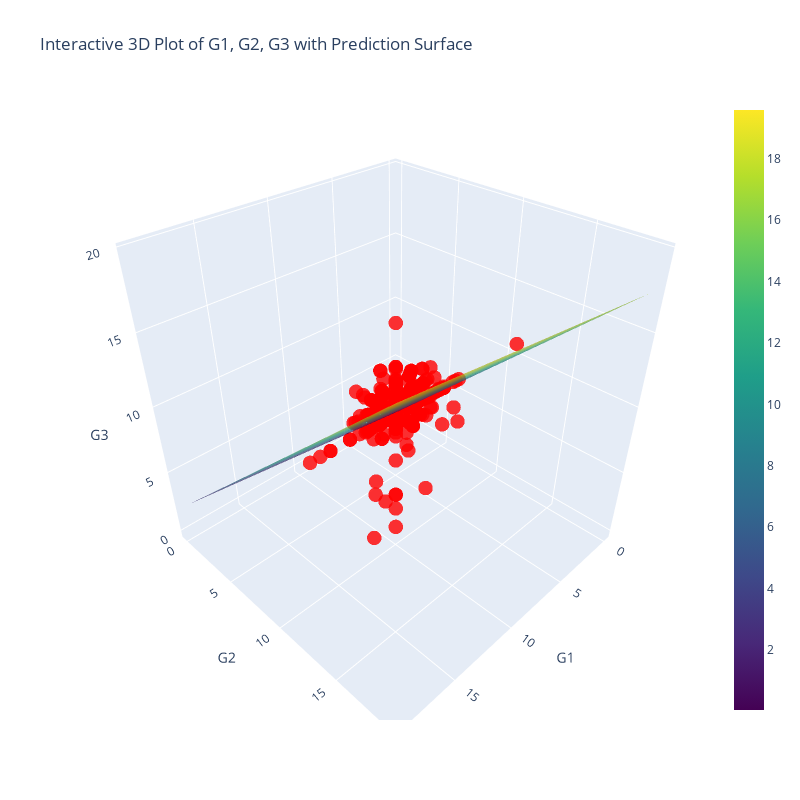

The code cell stored with this chart in its notebook:
### Markdown cell above
So as you can see, by just using two features and linear regression we got 0.81 average R2 score. This is pretty good for the first try, let's plot the training data and our predictions. By the way we will be focusing on the mean cross validation R2 scores to evaluate our trainings in this notebook.

### Code cell
plot3d(X, y,lr_pipeline, features)

### Figure 1 — Plotly figure (JSON) as saved in the notebook; plotly's stock layout.template omitted (floating-point values rounded to 4 significant figures; data arrays with more than 128 entries replaced by an {"elided": "..."} marker saying what was removed)
{"data": [{"marker": {"color": "red", "opacity": 0.8, "size": 5}, "mode": "markers", "name": "Actual Data", "type": "scatter3d", "x": {"elided": "649 int values"}, "y": {"elided": "649 int values"}, "z": {"elided": "649 int values"}}, {"colorscale": [[0, "#440154"], [0.1111, "#482878"], [0.2222, "#3e4989"], [0.3333, "#31688e"], [0.4444, "#26828e"], [0.5556, "#1f9e89"], [0.6667, "#35b779"], [0.7778, "#6ece58"], [0.8889, "#b5de2b"], [1, "#fde725"]], "name": "Prediction Surface", "opacity": 0.7, "type": "surface", "x": {"elided": "50x50 float values"}, "y": {"elided": "50x50 float values"}, "z": {"elided": "50x50 float values"}}], "layout": {"height": 800, "scene": {"xaxis": {"title": {"text": "G1"}}, "yaxis": {"title": {"text": "G2"}}, "zaxis": {"title": {"text": "G3"}}}, "title": {"text": "Interactive 3D Plot of G1, G2, G3 with Prediction Surface"}, "width": 800}}
